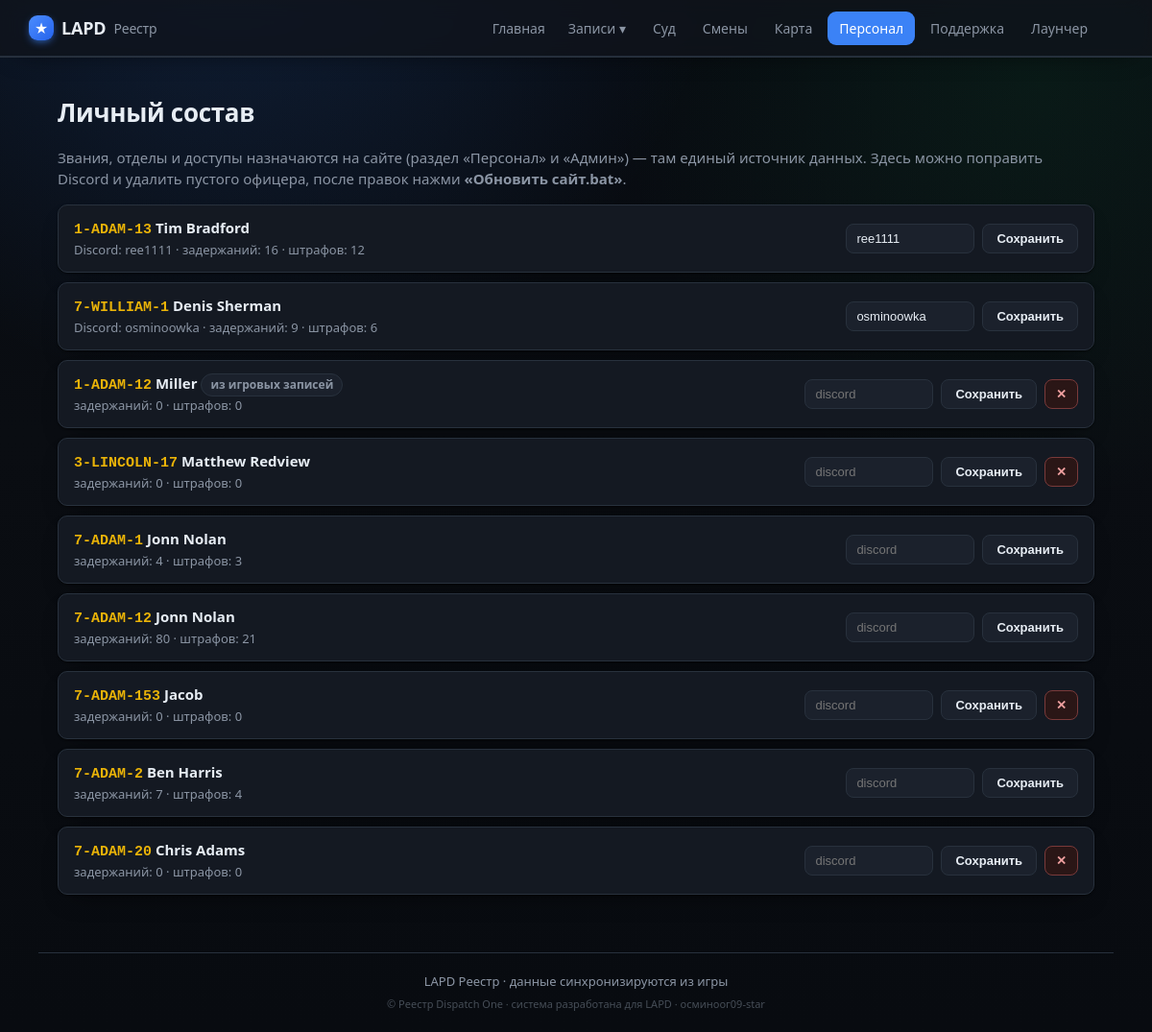
Page /staff on the earlier database version.
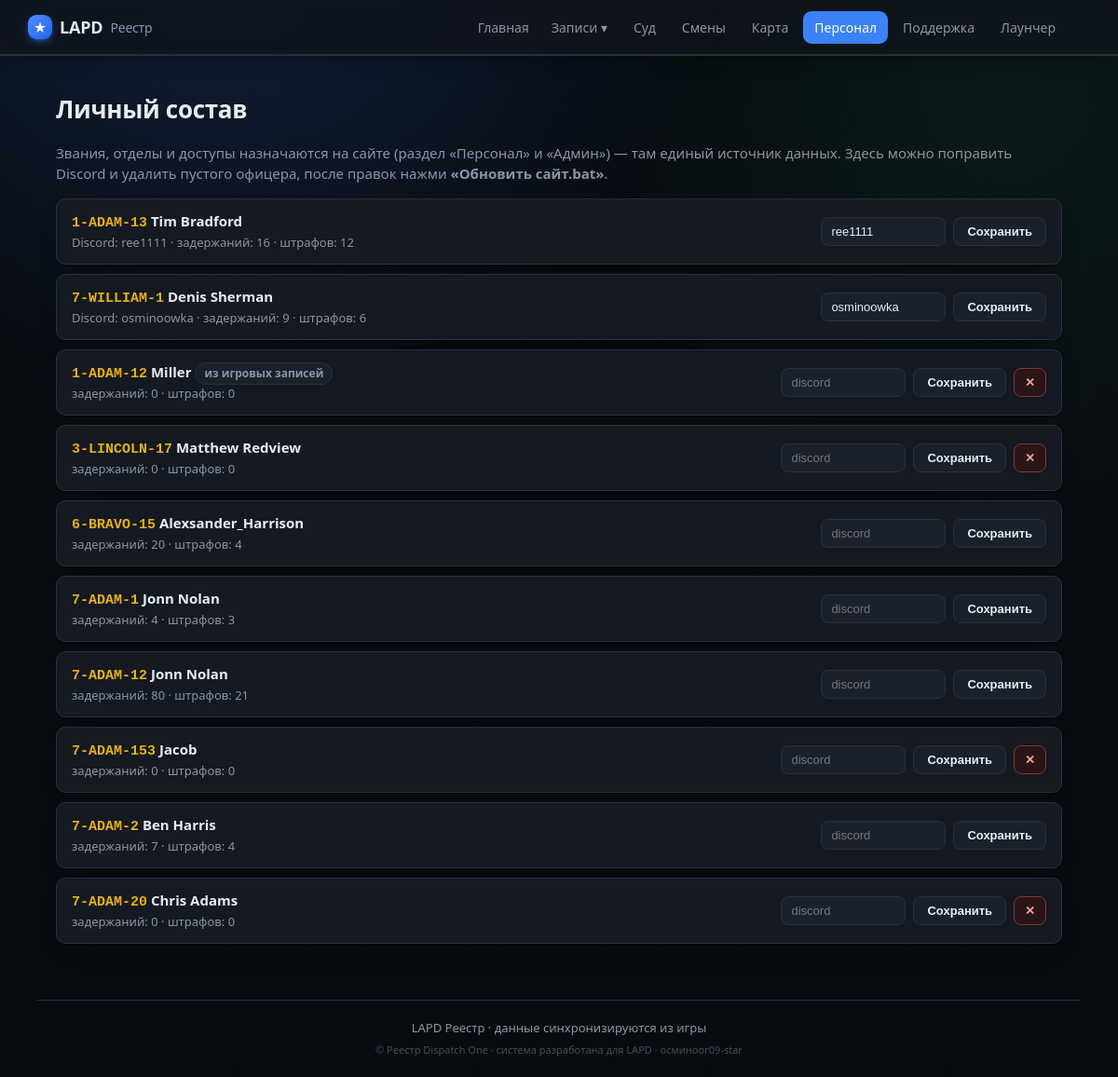
Same page on the later database version.
### tables this page shows
CREATE TABLE officers (
                id INTEGER PRIMARY KEY AUTOINCREMENT,
                callsign TEXT UNIQUE NOT NULL,
                name TEXT
            , current_status TEXT, status_since TEXT, rank TEXT, department TEXT, discord TEXT, is_admin INTEGER);

### app/main.py (the view, shortened to what this page needs)
@app.route("/staff", methods=["GET", "POST"])
def staff():
    is_static = os.environ.get("STATIC_EXPORT") == "1"
    return render_template("staff.html", officers=db.list_all_officers(),
                           ranks=db.RANKS, departments=db.DEPARTMENTS,
                           pending=_pending_requests())

### app/db.py (called while the page is built)
@contextmanager
def get_conn():
    conn = sqlite3.connect(config.DB_PATH)
    conn.row_factory = sqlite3.Row
    try:
        yield conn
        conn.commit()
    finally:
        conn.close()

def status_info(code):
    return DUTY_STATUS.get(code, {"ru": "Не на службе", "cls": "off"})

def staff_label(value):
    return STAFF_LABELS.get(value, value)

### app/main.py (called while the page is built, shortened)
@app.context_processor
def inject_globals():
    return {"community": config.COMMUNITY_NAME, "STATUS_RU": db.STATUS_RU,
            "staff_label": db.staff_label,
            "static_export": os.environ.get("STATIC_EXPORT") == "1",
            "build_id": time.strftime("%Y%m%d")}

def _server_dir():
    return os.path.dirname(os.path.dirname(os.path.abspath(__file__)))

def _pending_requests():
    pending_dir = os.path.join(_server_dir(), "inbox", "pending")
    out = []
    if not os.path.isdir(pending_dir):
        return out

### app/templates/staff.html (shortened to what this page needs)
{% extends "base.html" %}
{% block content %}
<h1>Личный состав</h1>
{% if static_export %}
  <p class="muted">Список офицеров департамента. Звания и отделы назначает руководство.</p>
{% else %}
  <p class="muted">Звания, отделы и доступы назначаются на сайте (раздел «Персонал» и «Админ»)
    — там единый источник данных. Здесь можно поправить Discord и удалить пустого офицера,
    после правок нажми <b>«Обновить сайт.bat»</b>.</p>
{% endif %}
{% if officers %}
<div class="staff-list">
  {% for o in officers %}
  <div class="staff-row">
    <div class="staff-who">
      <a href="{{ url_for('officer_view', callsign=o.callsign) }}"><span class="cs">{{ o.callsign }}</span></a>
      <b>{{ o.name or '' }}</b>
      {% if not o.registered %}<span class="tag">из игровых записей</span>{% endif %}
      <div class="muted small">
        {% if o.discord %}Discord: {{ o.discord }} · {% endif %}
        задержаний: {{ o.cases_count }} · штрафов: {{ o.cit_count }}
      </div>
    </div>
    {% if static_export %}
      <div class="staff-meta">
        <div class="sb-edit" data-cs="{{ o.callsign }}"></div>
      </div>
    {% else %}
      <form method="post" class="staff-form">
        <input name="discord" value="{{ o.discord or '' }}" placeholder="discord" size="12">
        <button class="btn">Сохранить</button>
        {% if not o.cases_count and not o.cit_count %}
          <button class="btn del" name="action" value="delete"
                  onclick="return confirm('Удалить офицера {{ o.callsign }}?')">✕</button>
        {% endif %}
      </form>
    {% endif %}
  </div>
  {% endfor %}
</div>
{% else %}
  <p class="empty">Офицеров пока нет<span class="empty-sub">Появятся после первой смены.</span></p>
{% endif %}
{% endblock %}

Differences in the rows shown:
added officers: callsign "6-BRAVO-15", name "Alexsander_Harrison", cases_count "20", cit_count "4"
